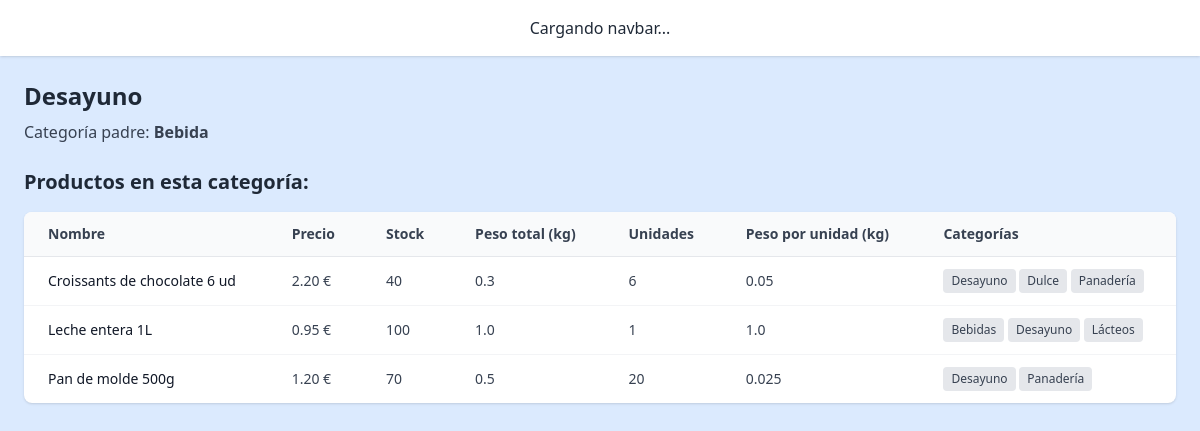
The page /category/Desayuno/ on the database its author committed.
### core/models/category.py (models this page shows, shortened)
class Category(models.Model):
    name = models.CharField(max_length=100, primary_key=True)
    parent = models.ForeignKey(
        'self', null=True, blank=True,
        on_delete=models.CASCADE,
        related_name='children'
    )

### core/models/product.py (models this page shows, shortened)
class Product(models.Model):
    name = models.TextField(max_length=100, help_text="Nombre del producto")
    price = models.DecimalField(max_digits=6, decimal_places=2, help_text="Precio del producto")
    stock = models.PositiveIntegerField(default=0, help_text="Cantidad disponible en el inventario")
    categories = models.ManyToManyField(Category, related_name='products')
    image = models.ImageField(upload_to='product_images/', blank=True, null=True, help_text="Imagen del producto")
    weight_kg = models.FloatField(
        null=True, blank=True,
        help_text="Peso total o capacidad del paquete del producto (en kilogramos o Litros). Ej: 0.5 para 500 gramos"
    )
    units = models.PositiveIntegerField(
        null=True, blank=True,
        help_text="Cantidad de unidades individuales que contiene el paquete. Ej: 6 para un pack de 6 latas"
    )
    weight_per_unit_kg = models.FloatField(
        null=True, blank=True,
        help_text="Peso o capacidad de una unidad del producto, si aplica (en kilogramos o litros). Ej: 0.33 para una lata de 330 ml"
    )
    description = models.TextField(
        blank=True,
        help_text="Descripción del producto (ingredientes, uso, etc.) para ayudar a OpenAI a planificar mejor"
    )
    @property
    def estimated_weight_per_unit(self):
        if self.weight_per_unit_kg:
            return self.weight_per_unit_kg
        if self.weight_kg and self.units:
            return round(self.weight_kg / self.units, 3)
        return None
    @property
    def estimated_total_weight(self):
        if self.weight_kg:
            return self.weight_kg
        if self.weight_per_unit_kg and self.units:
            return round(self.weight_per_unit_kg * self.units, 3)
        return None

### core/views.py (the view)
# urls.py: path('category/<str:name>/', category_detail_view, name='category_detail'),
def category_detail_view(request, name):
    category = get_object_or_404(Category, name=name)
    return render(request, "core/category/category_detail.html", {"category": category})

### core/templates/core/category/category_detail.html (shortened to what this page needs)
{% extends "base.html" %}
{% block content %}
<h2 class="text-2xl font-bold mb-2">{{ category.name }}</h2>
{% if category.parent %}
  <p class="text-gray-700 mb-6">Categoría padre: <strong>{{ category.parent.name }}</strong></p>
{% endif %}
<h3 class="text-xl font-semibold mb-4">Productos en esta categoría:</h3>
<div class="overflow-x-auto bg-white shadow rounded-lg">
  <table class="min-w-full divide-y divide-gray-200 text-sm">
    <thead class="bg-gray-50 text-gray-700 font-semibold">
      <tr>
        <th class="px-6 py-3 text-left">Nombre</th>
        <th class="px-6 py-3 text-left">Precio</th>
        <th class="px-6 py-3 text-left">Stock</th>
        <th class="px-6 py-3 text-left">Peso total (kg)</th>
        <th class="px-6 py-3 text-left">Unidades</th>
        <th class="px-6 py-3 text-left">Peso por unidad (kg)</th>
        <th class="px-6 py-3 text-left">Categorías</th>
      </tr>
    </thead>
    <tbody class="divide-y divide-gray-100">
      {% for item in category.products.all %}
        <tr class="hover:bg-gray-50 transition cursor-pointer" onclick="window.location.href='{% url 'product_detail' item.pk %}'">
          <td class="px-6 py-3 font-medium text-gray-900">{{ item.name }}</td>
          <td class="px-6 py-3 text-gray-700">{{ item.price }} €</td>
          <td class="px-6 py-3 text-gray-700">{{ item.stock }}</td>
          <td class="px-6 py-3 text-gray-700">{{ item.estimated_total_weight|default:"–" }}</td>
          <td class="px-6 py-3 text-gray-700">{{ item.units|default:"–" }}</td>
          <td class="px-6 py-3 text-gray-700">{{ item.estimated_weight_per_unit|default:"–" }}</td>
          <td class="px-6 py-3 text-gray-700">
            {% for cat in item.categories.all %}
              <span class="inline-block bg-gray-200 text-xs px-2 py-1 rounded">{{ cat.name }}</span>
            {% empty %}
              <span class="text-gray-400 text-xs">Ninguna</span>
            {% endfor %}
          </td>
        </tr>
      {% empty %}
        <tr>
          <td colspan="8" class="px-6 py-4 text-center text-gray-500">No hay productos en esta categoría.</td>
        </tr>
      {% endfor %}
    </tbody>
  </table>
</div>
{% endblock %}

### rows shown on the page
Category: name "Desayuno", parent.name "Bebida"
Product: name "Croissants de chocolate 6 ud", price "2.20", stock "40", estimated_total_weight "0.3", units "6", estimated_weight_per_unit "0.05"
Category: name "Dulce"
Category: name "Panadería"
Product: name "Leche entera 1L", price "0.95", stock "100", estimated_total_weight "1.0", units "1", estimated_weight_per_unit "1.0"
Category: name "Bebidas"
Category: name "Lácteos"
Product: name "Pan de molde 500g", price "1.20", stock "70", estimated_total_weight "0.5", units "20", estimated_weight_per_unit "0.025"
